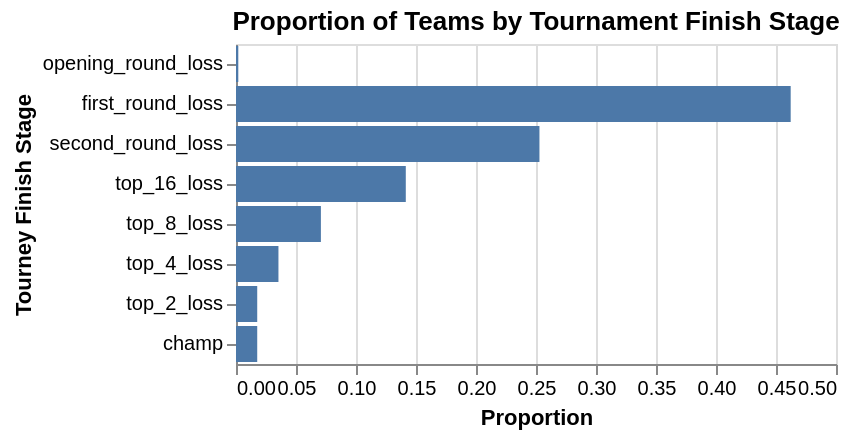

The notebook cell saved with this chart:
### Code cell
#plot2 is a bar chart showing the proportion of each stage of tourney finish
plot2 = alt.Chart(tourney_finish_prop).mark_bar().properties(title="Proportion of Teams by Tournament Finish Stage").encode(
    y=alt.Y("tourney_finish:N", sort=tourney_order).title("Tourney Finish Stage"),
    x=alt.X("proportion:Q").title("Proportion")
)

plot2

### Figure 1 — Vega-Lite specification as saved in the notebook (floating-point values rounded to 4 significant figures)
{"config": {"view": {"continuousWidth": 300, "continuousHeight": 300}}, "data": {"name": "data-6ca8260789fd6455b358191f253b6748"}, "mark": {"type": "bar"}, "encoding": {"x": {"field": "proportion", "title": "Proportion", "type": "quantitative"}, "y": {"field": "tourney_finish", "sort": ["opening_round_loss", "first_round_loss", "second_round_loss", "top_16_loss", "top_8_loss", "top_4_loss", "top_2_loss", "champ"], "title": "Tourney Finish Stage", "type": "nominal"}}, "title": "Proportion of Teams by Tournament Finish Stage", "$schema": "https://vega.github.io/schema/vega-lite/v5.20.1.json", "datasets": {"data-6ca8260789fd6455b358191f253b6748": [{"tourney_finish": "first_round_loss", "proportion": 0.4622}, {"tourney_finish": "second_round_loss", "proportion": 0.2529}, {"tourney_finish": "top_16_loss", "proportion": 0.1415}, {"tourney_finish": "top_8_loss", "proportion": 0.07075}, {"tourney_finish": "top_4_loss", "proportion": 0.03537}, {"tourney_finish": "top_2_loss", "proportion": 0.01769}, {"tourney_finish": "champ", "proportion": 0.01769}, {"tourney_finish": "opening_round_loss", "proportion": 0.001912}]}}
